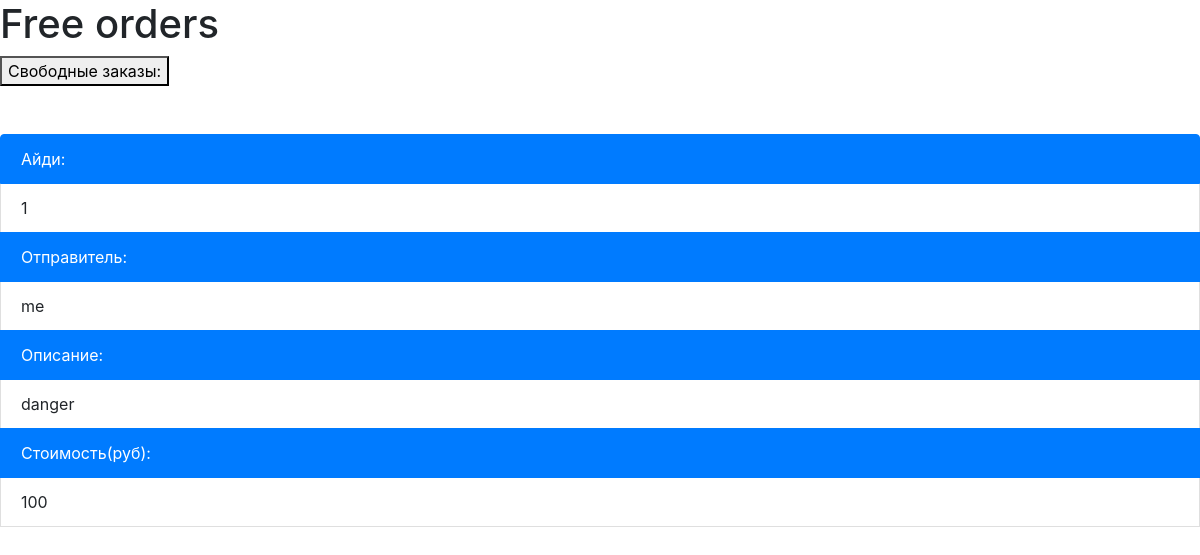
The page /orders on the database as committed earlier.
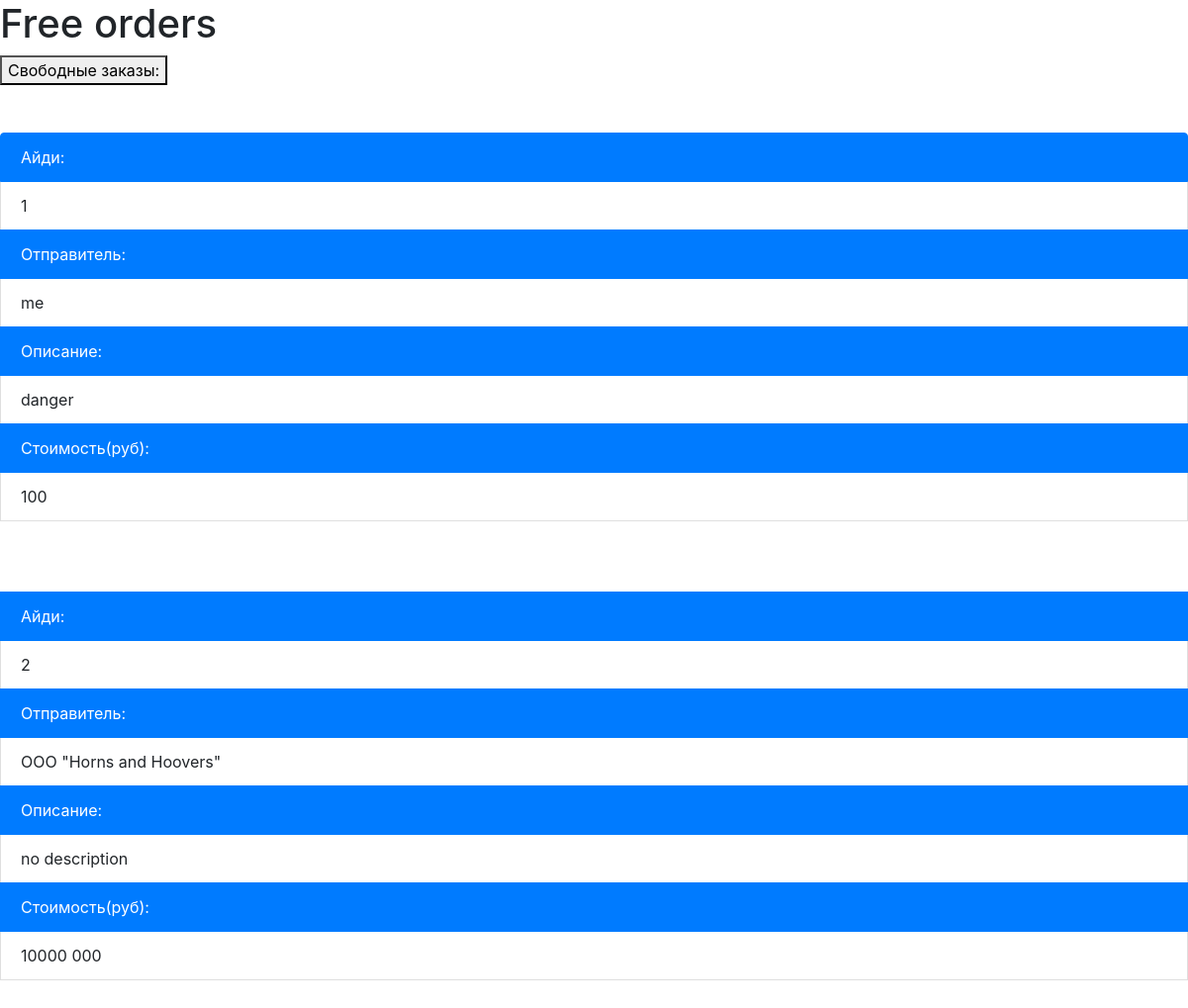
The same page on the database as committed later.
### database_setup.py (models this page shows)
class FreeeOrder(Base):
    __tablename__ = 'free_order'
    id = Column(Integer, primary_key=True)
    forwarder = Column(String(250), nullable=False)
    description = Column(String(250), nullable=False)
    summ = Column(Integer,  nullable=False)

### operations.py (the view)
@app.route('/')
@app.route('/orders')
def showFreeeOrders():
    orders = session.query(FreeeOrder).all()
    return render_template("free_orders.html", orders=orders)

### templates/free_orders.html (shortened to what this page needs)
<!DOCTYPE html>
<html lang="en">
<head>
    <link
        rel="stylesheet" href="https://stackpath.bootstrapcdn.com/bootstrap/4.3.1/css/bootstrap.min.css"
    >
</head>
<body>
 <h1>Free orders</h1>
 <a href="{{url_for('showFreeeOrders')}}">
   <button>Свободные заказы:</button>
     <br><br><br>
 </a>
 <ul class="list-group">
   {% for order in orders %}
    <li class="list-group-item active"> Айди: </li>
    <li class="list-group-item">  {{order.id}} </li>
    <li class="list-group-item active"> Отправитель: </li>
    <li class="list-group-item">    {{order.forwarder}}</li>
    <li class="list-group-item active"> Описание: </li>
    <li class="list-group-item"> {{order.description}}</li>
    <li class="list-group-item active"> Стоимость(руб): </li>
    <li class="list-group-item"> {{order.summ}}  </li>
   <br><br><br>
  {% endfor %}
 </ul>
</body>
</html>

Rows that differ between the two databases and show on the page:
added FreeeOrder: id "2", forwarder "OOO \"Horns and Hoovers\"", description "no description", summ "10000 000"
